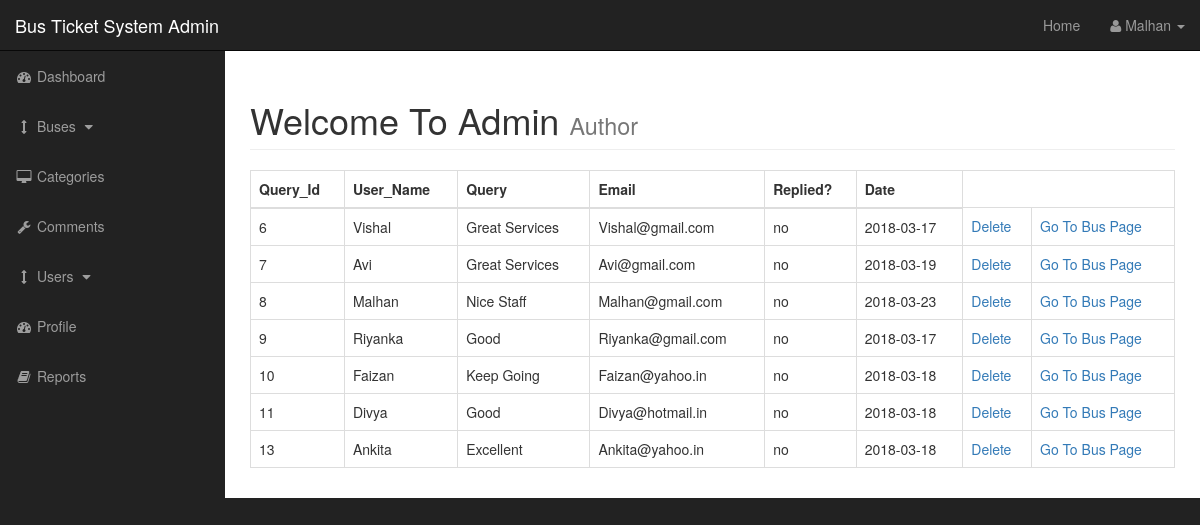
Screenshot of /services/busticket/admin/query.php (signed in) with the database file from the repository.
### tables this page shows
CREATE TABLE `query` (
  `query_id` int(3) NOT NULL,
  `query_bus_id` int(3) NOT NULL,
  `query_user` varchar(255) NOT NULL,
  `query_email` varchar(255) NOT NULL,
  `query_date` date NOT NULL,
  `query_content` text NOT NULL,
  `query_replied` varchar(255) NOT NULL
);

### services/busticket/admin/query.php (the view, shortened to what this page needs)
<?php include"includes/admin_header.php"; ?>
    <div id="wrapper">
        <?php include"includes/admin_navigation.php"; ?>
        <div id="page-wrapper">
            <div class="container-fluid">
                <div class="row">
                    <div class="col-lg-12">
                        <h1 class="page-header">
                            Welcome To Admin
                            <small>Author</small>
                        </h1>
                        <?php
                        if (isset($_GET['source'])) {
                            $source = $_GET['source'];
                        }
                        else {
                            $source = "";
                        }
                        switch ($source) {
                            default: ?>
                                <table class="table table-bordered table-hover">
                                <thead>
                                    <tr>
                                        <th>Query_Id</th>
                                        <th>User_Name</th>
                                        <th>Query</th>
                                        <th>Email</th>
                                        <th>Replied?</th>
                                        <th>Date</th>
                                    </tr>
                                </thead>
                                <tbody>
                                    <?php
                                        $query = "SELECT *  FROM  query";
                                        $select_posts = mysqli_query($connection,$query);
                                        while($row = mysqli_fetch_assoc($select_posts)) {
                                            $query_id = $row['query_id'];
                                            $query_bus_id = $row['query_bus_id'];
                                            $query_user = $row['query_user'];
                                            $query_email = $row['query_email'];
                                            $query_date = $row['query_date'];
                                            $query_content = $row['query_content'];
                                            $query_replied = $row['query_replied'];
                                     ?>
                                    <tr>
                                        <td><?php echo $query_id ?></td>
                                        <td><?php echo $query_user ?></td>
                                        <td><?php echo $query_content ?></td>
                                        <td><?php echo $query_email ?></td>
                                        <td><?php echo $query_replied ?></td>
                                        <td><?php echo $query_date ?></td>
                                        <?php echo "<td><a href='query.php?delete=$query_id'>Delete</a></td>"; ?>
                                        <?php echo "<td><a href='../bus_info.php?bus_id=$query_bus_id'>Go To Bus Page</a></td>"; ?>
                                    </tr>
                                    <?php } ?>
                                </tbody>
                                </table><?php
                                break;
                        }
                        ?>
                    </div>
                </div>
            </div>
        </div>
<?php include"includes/admin_footer.php"; ?>

### services/busticket/admin/css/sb-admin.css (style rules this page uses)
body { margin-top: 100px; background-color: #222; }
@media (min-width:768px) { body { margin-top: 50px; } }
#wrapper { padding-left: 0; }
#page-wrapper { width: 100%; padding: 0; background-color: #fff; }
@media (min-width:768px) { #wrapper { padding-left: 225px; } }
@media (min-width:768px) { #page-wrapper { padding: 10px; } }

### rows the page displays
query: query_id "6", query_user "Vishal", query_content "Great Services", query_email "Vishal@gmail.com", query_replied "no", query_date "2018-03-17"
query: query_id "7", query_user "Avi", query_content "Great Services", query_email "Avi@gmail.com", query_replied "no", query_date "2018-03-19"
query: query_id "8", query_user "Malhan", query_content "Nice Staff", query_email "Malhan@gmail.com", query_replied "no", query_date "2018-03-23"
query: query_id "9", query_user "Riyanka", query_content "Good", query_email "Riyanka@gmail.com", query_replied "no", query_date "2018-03-17"
query: query_id "10", query_user "Faizan", query_content "Keep Going", query_email "Faizan@yahoo.in", query_replied "no", query_date "2018-03-18"
query: query_id "11", query_user "Divya", query_content "Good", query_email "Divya@hotmail.in", query_replied "no", query_date "2018-03-18"
query: query_id "13", query_user "Ankita", query_content "Excellent", query_email "Ankita@yahoo.in", query_replied "no", query_date "2018-03-18"

### other values shown
$_SESSION['s_username'] "Malhan"
